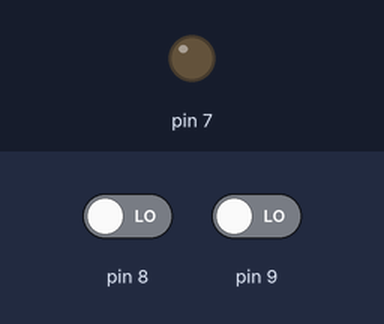
The sketch below on a simulated Arduino Uno, built with avr-gcc and run on an emulated ATmega328P. On the bench: output pins drawn as LEDs (lit = HIGH). The test bench sets the inputs (shaded band); at power-on: pin 8 LOW, pin 9 LOW.

Above: at 1.2 s.
1.3 s: pin 8 driven HIGH
At 2.3 s:
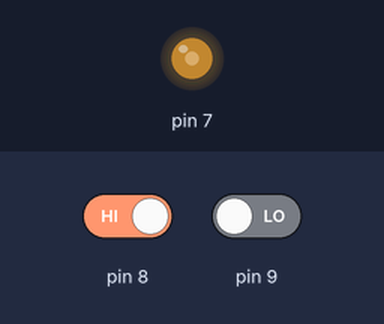
2.8 s: pin 9 driven HIGH
At 3.4 s:
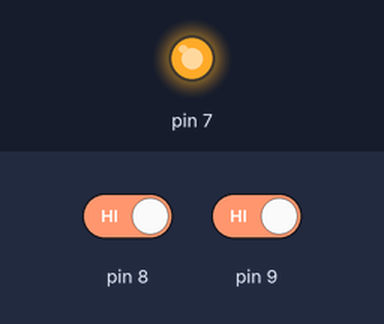
Timing chart, 0 to 5.8 s (numbered marks = the images above; inputs shaded):
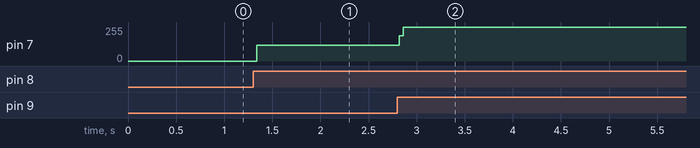

Measured:
- after the input at 1.3 s, pin 7: 0/255 → 120/255 at once
- after the input at 2.8 s, pin 7: 120/255 → 255/255 at once

The sketch:

Water_motor.ino
```cpp
void setup()
{
  pinMode(7, OUTPUT);
  pinMode(8, INPUT);
  pinMode(9, INPUT);
  digitalWrite(7, LOW);

}


void loop()
{

  if (digitalRead (8)==HIGH)
  {
  digitalWrite(7, HIGH);
    while (digitalRead(9)==1)
    {
      delay (500);
    }
  digitalWrite(7, LOW);


  }


}
```
